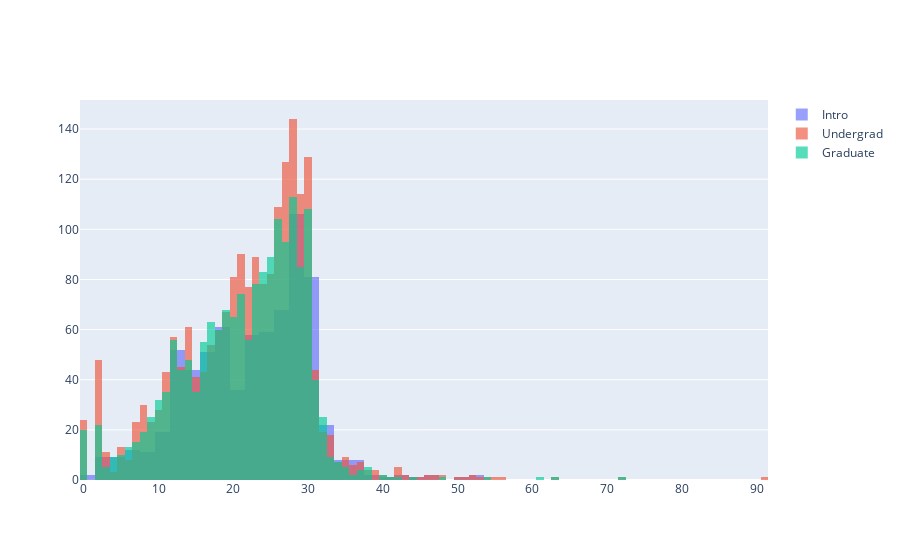

Notebook cell for this chart:
### Markdown cell above
Word frequency distribution for descriptions of each level of courses

### Code cell
hist_data_1 = [len(x) for x in data_words_intro]
hist_data_2 = [len(x) for x in data_words_under]
hist_data_3 = [len(x) for x in data_words_grads]

fig = go.Figure()
fig.add_trace(go.Histogram(x=hist_data_1, name='Intro'))
fig.add_trace(go.Histogram(x=hist_data_2, name='Undergrad'))
fig.add_trace(go.Histogram(x=hist_data_3, name='Graduate'))

# Overlay both histograms
fig.update_layout(barmode='overlay')
# Reduce opacity to see both histograms
fig.update_traces(opacity=0.65)
fig.show()

### Figure 1 — Plotly figure (JSON) as saved in the notebook; plotly's stock layout.template omitted (floating-point values rounded to 4 significant figures; data arrays with more than 128 entries replaced by an {"elided": "..."} marker saying what was removed)
{"data": [{"name": "Intro", "opacity": 0.65, "type": "histogram", "x": {"elided": "727 int values"}}, {"name": "Undergrad", "opacity": 0.65, "type": "histogram", "x": {"elided": "1949 int values"}}, {"name": "Graduate", "opacity": 0.65, "type": "histogram", "x": {"elided": "1691 int values"}}], "layout": {"barmode": "overlay"}}
